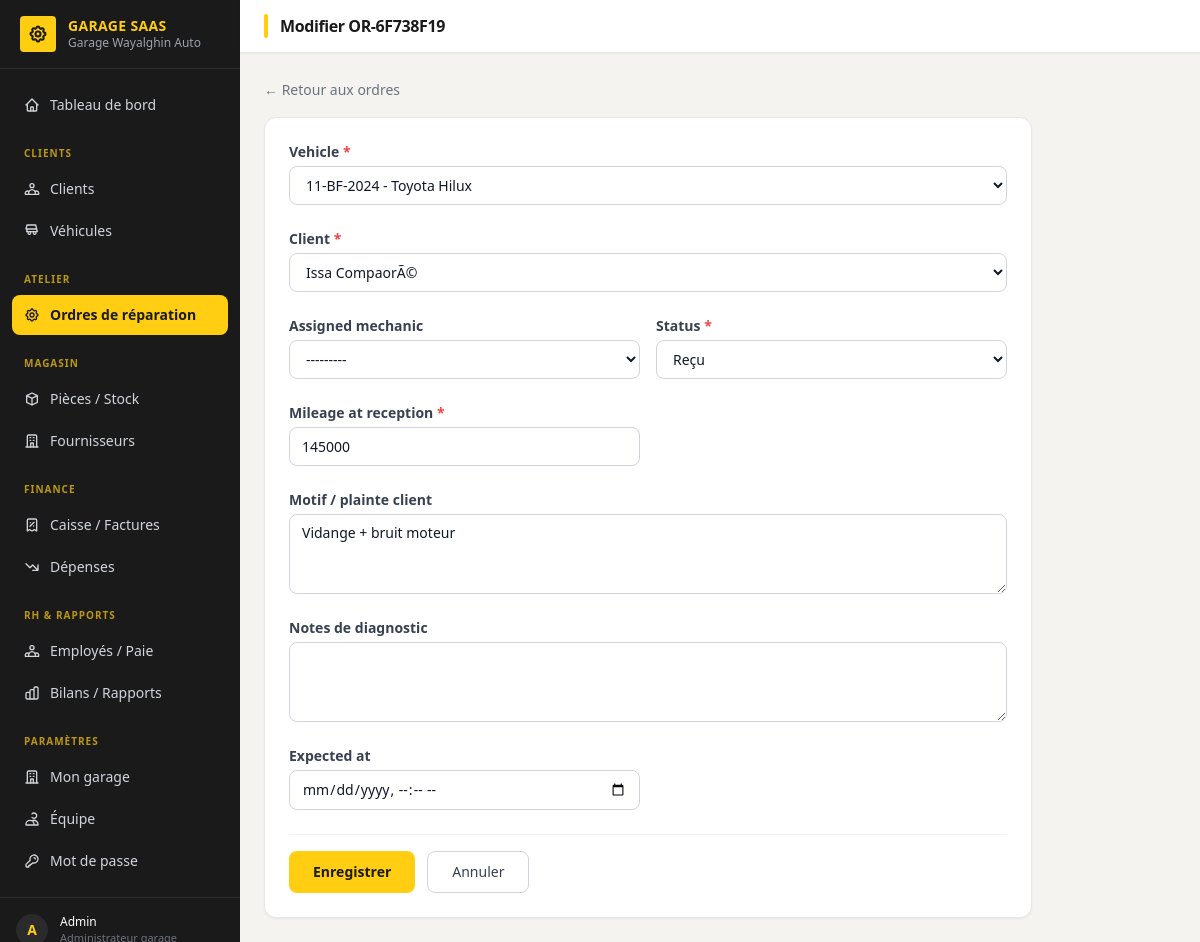
Page /ordres/2/modifier/ (signed in) on the committed database.
### accounts/models.py (models this page shows, shortened)
class User(AbstractUser):
    ROLE_ADMIN = "admin"
    ROLE_RECEPTION = "reception"
    ROLE_MECHANIC = "mechanic"
    ROLE_CASHIER = "cashier"
    ROLE_STOREKEEPER = "storekeeper"
    ROLE_CHOICES = [
        (ROLE_ADMIN, "Administrateur garage"),
        (ROLE_RECEPTION, "Réceptionniste"),
        (ROLE_MECHANIC, "Mécanicien"),
        (ROLE_CASHIER, "Caissier"),
        (ROLE_STOREKEEPER, "Magasinier"),
    ]
    garage = models.ForeignKey(
        "tenants.Garage",
        on_delete=models.CASCADE,
        related_name="users",
        null=True,
        blank=True,
        help_text="Vide pour le staff plateforme (superuser).",
    )
    role = models.CharField(max_length=20, choices=ROLE_CHOICES, blank=True)
    phone = models.CharField(max_length=30, blank=True)
    @property
    def is_garage_admin(self):
        return self.role == self.ROLE_ADMIN

### tenants/models.py (models this page shows, shortened)
class Garage(TimeStampedModel):
    PLAN_CHOICES = [
        ("starter", "Starter"),
        ("pro", "Pro"),
        ("business", "Business"),
    ]
    name = models.CharField("Nom du garage", max_length=150)
    slug = models.SlugField(max_length=160, unique=True, blank=True)
    city = models.CharField("Ville", max_length=100, blank=True)
    phone = models.CharField("Téléphone", max_length=30, blank=True)
    whatsapp_number = models.CharField("Numéro WhatsApp", max_length=30, blank=True)
    email = models.EmailField(blank=True)
    address = models.CharField(max_length=255, blank=True)
    plan = models.CharField(max_length=20, choices=PLAN_CHOICES, default="starter")
    is_active = models.BooleanField(default=True)
    trial_ends_at = models.DateField(null=True, blank=True)
    logo = models.ImageField(
        "Logo",
        upload_to="garages/logos/",
        null=True,
        blank=True,
        help_text="Logo affiché dans l'interface du garage.",
    )
    faest_supplier_enabled = models.BooleanField(
        "Approvisionnement FAEST activé",
        default=False,
        help_text="Permet à ce garage de commander des pièces directement via FAEST depuis la plateforme.",
    )
    class Meta:
        verbose_name = "Garage"
        verbose_name_plural = "Garages"
        ordering = ["name"]

### repair_orders/models.py (models this page shows, shortened)
class RepairOrder(TenantModel):
    STATUS_RECEIVED = "received"
    STATUS_DIAGNOSIS = "diagnosis"
    STATUS_IN_PROGRESS = "in_progress"
    STATUS_READY = "ready"
    STATUS_DELIVERED = "delivered"
    STATUS_CANCELLED = "cancelled"
    STATUS_CHOICES = [
        (STATUS_RECEIVED, "Reçu"),
        (STATUS_DIAGNOSIS, "Diagnostic"),
        (STATUS_IN_PROGRESS, "En cours"),
        (STATUS_READY, "Prêt"),
        (STATUS_DELIVERED, "Livré"),
        (STATUS_CANCELLED, "Annulé"),
    ]
    reference = models.CharField(max_length=20, unique=True, blank=True)
    vehicle = models.ForeignKey(
        "clients.Vehicle", on_delete=models.CASCADE, related_name="repair_orders"
    )
    client = models.ForeignKey(
        "clients.Client", on_delete=models.CASCADE, related_name="repair_orders"
    )
    assigned_mechanic = models.ForeignKey(
        settings.AUTH_USER_MODEL,
        on_delete=models.SET_NULL,
        null=True,
        blank=True,
        related_name="repair_orders",
    )
    status = models.CharField(max_length=20, choices=STATUS_CHOICES, default=STATUS_RECEIVED)
    mileage_at_reception = models.PositiveIntegerField(default=0)
    client_complaint = models.TextField("Motif / plainte client", blank=True)
    diagnosis_notes = models.TextField("Notes de diagnostic", blank=True)
    received_at = models.DateTimeField(auto_now_add=True)
    expected_at = models.DateTimeField(null=True, blank=True)
    delivered_at = models.DateTimeField(null=True, blank=True)
    class Meta:
        ordering = ["-received_at"]

### repair_orders/views.py (the view, shortened to what this page needs)
# urls.py: path('<int:pk>/modifier/', views.OrderUpdateView.as_view(), name='order_update'),
class OrderUpdateView(GarageRequiredMixin, UpdateView):
    model = RepairOrder
    form_class = RepairOrderForm
    template_name = 'repair_orders/order_form.html'
    def get_form_kwargs(self):
        kw = super().get_form_kwargs()
        kw['garage'] = self.garage
        return kw

### repair_orders/templates/repair_orders/order_form.html (shortened to what this page needs)
{% extends "dashboard/base.html" %}
{% block page_title %}{% if form.instance.pk %}Modifier {{ form.instance.reference }}{% else %}Nouvel ordre de réparation{% endif %}{% endblock %}
{% block content %}
<div class="mb-4">
  <a href="{% url 'order_list' %}" class="text-sm text-gray-500 hover:text-[#7A5C00] font-medium">← Retour aux ordres</a>
</div>
<div class="max-w-3xl bg-white rounded-xl shadow-sm border border-gray-200 p-6">
  <form method="post" novalidate>
    <div class="grid grid-cols-2 gap-4">
      {% for field in form %}
      <div class="{% if field.name == 'client_complaint' or field.name == 'diagnosis_notes' or field.name == 'vehicle' or field.name == 'client' %}col-span-2{% endif %} mb-2">
        <label class="block text-sm font-semibold text-gray-700 mb-1">
          {{ field.label }}{% if field.field.required %} <span class="text-red-500">*</span>{% endif %}
        </label>
        {{ field }}
      </div>
      {% endfor %}
    </div>
    <div class="flex gap-3 pt-4 border-t border-gray-100 mt-4">
      <button type="submit" class="bg-[#FFCD11] text-[#1A1A1A] px-6 py-2.5 rounded-lg text-sm font-bold hover:bg-[#E6B800] transition-colors">
        Enregistrer
      </button>
      <a href="{% if form.instance.pk %}{% url 'order_detail' form.instance.pk %}{% else %}{% url 'order_list' %}{% endif %}"
         class="border border-gray-300 text-gray-700 px-6 py-2.5 rounded-lg text-sm hover:bg-gray-50 transition-colors">
        Annuler
      </a>
    </div>
  </form>
</div>
{% endblock %}

### dashboard/templates/dashboard/base.html (shortened to what this page needs)
<!DOCTYPE html>
<html lang="fr">
<head>
  <script src="https://cdn.tailwindcss.com"></script>
</head>
<body class="bg-[#F4F3EF] text-gray-900 min-h-screen flex">
  <aside class="w-60 bg-[#1A1A1A] text-white flex-shrink-0 flex flex-col fixed h-full z-10 overflow-y-auto">
    <div class="px-5 py-4 border-b border-[#2E2E2E] flex items-center gap-3 flex-shrink-0">
      {% if user.garage and user.garage.logo %}
        <img src="{{ user.garage.logo.url }}" alt="Logo"
             class="h-9 w-9 object-contain rounded bg-white p-0.5 flex-shrink-0">
      {% else %}
        <div class="h-9 w-9 rounded bg-[#FFCD11] flex items-center justify-center flex-shrink-0">
        </div>
      {% endif %}
      <div class="min-w-0">
        <div class="font-bold text-sm leading-tight text-[#FFCD11] tracking-wide">GARAGE SAAS</div>
        {% if user.garage %}
        <div class="text-gray-400 text-xs truncate">{{ user.garage.name }}</div>
        {% else %}
        <div class="text-gray-500 text-xs">Plateforme</div>
        {% endif %}
      </div>
    </div>
    <nav class="flex-1 px-3 py-4 space-y-0.5 text-sm">
      {% with n=request.resolver_match.url_name %}
      <a href="{% url 'dashboard_home' %}"
         class="flex items-center gap-2.5 px-3 py-2.5 rounded-lg transition-colors font-medium
                {% if n == 'dashboard_home' %}bg-[#FFCD11] text-[#1A1A1A]{% else %}text-gray-300 hover:bg-[#2A2A2A] hover:text-white{% endif %}">
        Tableau de bord
      </a>
      <div class="pt-4 pb-1 px-3 text-[10px] text-[#FFCD11] uppercase tracking-widest font-bold opacity-70">Clients</div>
      <a href="{% url 'client_list' %}"
         class="flex items-center gap-2.5 px-3 py-2.5 rounded-lg transition-colors
                {% if 'client' in n and 'vehicle' not in n %}bg-[#FFCD11] text-[#1A1A1A] font-semibold{% else %}text-gray-300 hover:bg-[#2A2A2A] hover:text-white{% endif %}">
        Clients
      </a>
      <a href="{% url 'vehicle_list' %}"
         class="flex items-center gap-2.5 px-3 py-2.5 rounded-lg transition-colors
                {% if 'vehicle' in n %}bg-[#FFCD11] text-[#1A1A1A] font-semibold{% else %}text-gray-300 hover:bg-[#2A2A2A] hover:text-white{% endif %}">
        <svg xmlns="http://www.w3.org/2000/svg" class="h-4 w-4 flex-shrink-0" fill="none" viewBox="0 0 24 24" stroke="currentColor" stroke-width="2">
          <path stroke-linecap="round" stroke-linejoin="round" d="M8 17a2 2 0 100-4 2 2 0 000 4zm8 0a2 2 0 100-4 2 2 0 000 4zM3 9l1.5-6h13L19 9m0 0H5m14 0l1 4H4l1-4" />
        </svg>
        Véhicules
      </a>
      <div class="pt-4 pb-1 px-3 text-[10px] text-[#FFCD11] uppercase tracking-widest font-bold opacity-70">Atelier</div>
      <a href="{% url 'order_list' %}"
         class="flex items-center gap-2.5 px-3 py-2.5 rounded-lg transition-colors
                {% if 'order' in n or 'task' in n or 'part_' in n %}bg-[#FFCD11] text-[#1A1A1A] font-semibold{% else %}text-gray-300 hover:bg-[#2A2A2A] hover:text-white{% endif %}">
        Ordres de réparation
      </a>
      <div class="pt-4 pb-1 px-3 text-[10px] text-[#FFCD11] uppercase tracking-widest font-bold opacity-70">Magasin</div>
      <a href="{% url 'part_list' %}"
         class="flex items-center gap-2.5 px-3 py-2.5 rounded-lg transition-colors
                {% if 'part' in n and 'order' not in n %}bg-[#FFCD11] text-[#1A1A1A] font-semibold{% else %}text-gray-300 hover:bg-[#2A2A2A] hover:text-white{% endif %}">
        <svg xmlns="http://www.w3.org/2000/svg" class="h-4 w-4 flex-shrink-0" fill="none" viewBox="0 0 24 24" stroke="currentColor" stroke-width="2">
          <path stroke-linecap="round" stroke-linejoin="round" d="M20 7l-8-4-8 4m16 0l-8 4m8-4v10l-8 4m0-10L4 7m8 4v10M4 7v10l8 4" />
        </svg>
        Pièces / Stock
      </a>
      <a href="{% url 'supplier_list' %}"
         class="flex items-center gap-2.5 px-3 py-2.5 rounded-lg transition-colors
                {% if 'supplier' in n %}bg-[#FFCD11] text-[#1A1A1A] font-semibold{% else %}text-gray-300 hover:bg-[#2A2A2A] hover:text-white{% endif %}">
        Fournisseurs
      </a>
      <div class="pt-4 pb-1 px-3 text-[10px] text-[#FFCD11] uppercase tracking-widest font-bold opacity-70">Finance</div>
      <a href="{% url 'invoice_list' %}"
         class="flex items-center gap-2.5 px-3 py-2.5 rounded-lg transition-colors
                {% if 'invoice' in n or 'payment' in n %}bg-[#FFCD11] text-[#1A1A1A] font-semibold{% else %}text-gray-300 hover:bg-[#2A2A2A] hover:text-white{% endif %}">
        <svg xmlns="http://www.w3.org/2000/svg" class="h-4 w-4 flex-shrink-0" fill="none" viewBox="0 0 24 24" stroke="currentColor" stroke-width="2">
          <path stroke-linecap="round" stroke-linejoin="round" d="M9 14l6-6m-5.5.5h.01m4.99 5h.01M19 21V5a2 2 0 00-2-2H7a2 2 0 00-2 2v16l3.5-2 3.5 2 3.5-2 3.5 2z" />
        </svg>
        Caisse / Factures
      </a>
      <a href="{% url 'expense_list' %}"
         class="flex items-center gap-2.5 px-3 py-2.5 rounded-lg transition-colors
                {% if 'expense' in n %}bg-[#FFCD11] text-[#1A1A1A] font-semibold{% else %}text-gray-300 hover:bg-[#2A2A2A] hover:text-white{% endif %}">
        <svg xmlns="http://www.w3.org/2000/svg" class="h-4 w-4 flex-shrink-0" fill="none" viewBox="0 0 24 24" stroke="currentColor" stroke-width="2">
          <path stroke-linecap="round" stroke-linejoin="round" d="M13 17h8m0 0V9m0 8l-8-8-4 4-6-6" />
        </svg>
        Dépenses
      </a>
      <div class="pt-4 pb-1 px-3 text-[10px] text-[#FFCD11] uppercase tracking-widest font-bold opacity-70">RH &amp; Rapports</div>
      <a href="{% url 'employee_list' %}"
         class="flex items-center gap-2.5 px-3 py-2.5 rounded-lg transition-colors
                {% if 'employee' in n or 'payroll' in n or 'payslip' in n %}bg-[#FFCD11] text-[#1A1A1A] font-semibold{% else %}text-gray-300 hover:bg-[#2A2A2A] hover:text-white{% endif %}">
        Employés / Paie
      </a>
      <a href="{% url 'bilan' %}"
         class="flex items-center gap-2.5 px-3 py-2.5 rounded-lg transition-colors
                {% if n == 'bilan' %}bg-[#FFCD11] text-[#1A1A1A] font-semibold{% else %}text-gray-300 hover:bg-[#2A2A2A] hover:text-white{% endif %}">
        Bilans / Rapports
      </a>
      {% if user.is_garage_admin or user.is_superuser %}
      <div class="pt-4 pb-1 px-3 text-[10px] text-[#FFCD11] uppercase tracking-widest font-bold opacity-70">Paramètres</div>
      {% if user.is_garage_admin %}
      <a href="{% url 'garage_settings' %}"
         class="flex items-center gap-2.5 px-3 py-2.5 rounded-lg transition-colors
                {% if n == 'garage_settings' %}bg-[#FFCD11] text-[#1A1A1A] font-semibold{% else %}text-gray-300 hover:bg-[#2A2A2A] hover:text-white{% endif %}">
        Mon garage
      </a>
      <a href="{% url 'user_list' %}"
         class="flex items-center gap-2.5 px-3 py-2.5 rounded-lg transition-colors
                {% if 'user' in n %}bg-[#FFCD11] text-[#1A1A1A] font-semibold{% else %}text-gray-300 hover:bg-[#2A2A2A] hover:text-white{% endif %}">
        <svg xmlns="http://www.w3.org/2000/svg" class="h-4 w-4 flex-shrink-0" fill="none" viewBox="0 0 24 24" stroke="currentColor" stroke-width="2">
          <path stroke-linecap="round" stroke-linejoin="round" d="M12 4.354a4 4 0 110 5.292M15 21H3v-1a6 6 0 0112 0v1zm0 0h6v-1a6 6 0 00-9-5.197" />
        </svg>
        Équipe
      </a>
      {% endif %}
      {% endif %}
      <a href="{% url 'password_change' %}"
         class="flex items-center gap-2.5 px-3 py-2.5 rounded-lg transition-colors mt-0.5
                {% if n == 'password_change' %}bg-[#FFCD11] text-[#1A1A1A] font-semibold{% else %}text-gray-300 hover:bg-[#2A2A2A] hover:text-white{% endif %}">
        Mot de passe
      </a>
      {% endwith %}
    </nav>
    <div class="px-4 py-4 border-t border-[#2E2E2E] flex-shrink-0">
      <div class="flex items-center gap-3">
        <div class="h-8 w-8 rounded-full bg-[#2A2A2A] flex items-center justify-center text-[#FFCD11] font-bold text-sm flex-shrink-0">
          {{ user.get_full_name|default:user.username|slice:":1"|upper }}
        </div>
        <div class="min-w-0">
          <div class="text-white text-xs font-medium truncate">{{ user.get_full_name|default:user.username }}</div>
          <div class="text-gray-500 text-[11px]">{{ user.get_role_display|default:"Staff plateforme" }}</div>
        </div>
      </div>
    </div>
  </aside>
  <div class="ml-60 flex-1 flex flex-col min-h-screen">
    <header class="bg-white border-b border-gray-200 px-6 py-3.5 flex items-center justify-between sticky top-0 z-10 shadow-sm">
      <div class="flex items-center gap-3">
        <div class="w-1 h-6 bg-[#FFCD11] rounded-full"></div>
        <h1 class="text-base font-bold text-[#1A1A1A] tracking-tight">{% block page_title %}{% endblock %}</h1>
      </div>
    </header>
    <main class="flex-1 p-6">
      {% block content %}{% endblock %}
    </main>
  </div>
</body>
</html>

### rows in the picture
User: garage.name "Garage Wayalghin Auto", get_full_name "A", get_full_name "Admin"
RepairOrder: instance.reference "OR-6F738F19", form "11-BF-2024 - Toyota Hilux" "Issa CompaorÃ©" "---------" "Reçu" "145000" "Vidange + bruit moteur"

### other values in the picture
{{ field.label }} "Vehicle" "Client" "Assigned mechanic" "Status" "Mileage at reception" "Motif / plainte client" "Notes de diagnostic" "Expected at"
